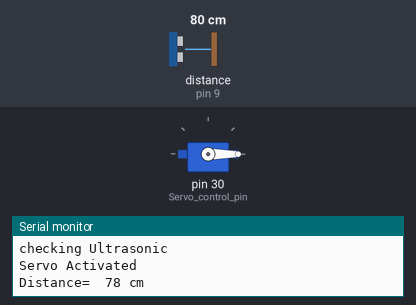
A sketch run on a simulated Arduino Mega 2560, built with avr-gcc and run on an emulated ATmega2560. Parts: servo, the last lines printed to the serial monitor. Wiring (inferred from the names in the program): ultrasonic range finder: trigger pin 10; echo pin 9. Inputs (shaded band) come from the test bench; at power-on: distance to the obstacle (sensor on pin 9) 80 cm. The echo pulse lasts 58.3 µs per cm.

Above: at 1.3 s.
1.4 s: distance to the obstacle (sensor on pin 9) set to 50 cm
3.2 s: distance to the obstacle (sensor on pin 9) set to 41 cm
At 4.6 s:
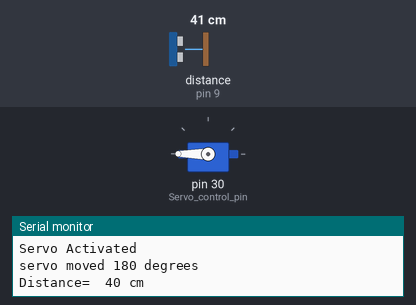
5.5 s: distance to the obstacle (sensor on pin 9) set to 33 cm
7.2 s: distance to the obstacle (sensor on pin 9) set to 28 cm
At 8.6 s:
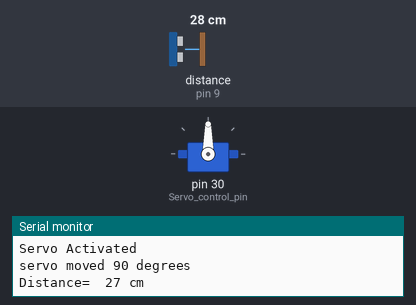
9.5 s: distance to the obstacle (sensor on pin 9) set to 17 cm
11.2 s: distance to the obstacle (sensor on pin 9) set to 14 cm
At 12.4 s:
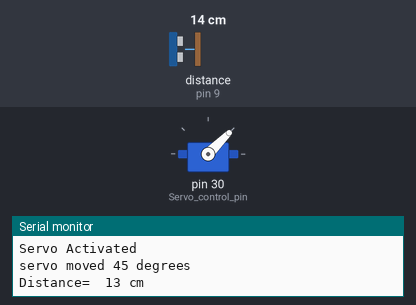
Timing chart, 0 to 14.2 s (numbered marks = the images above; inputs shaded):
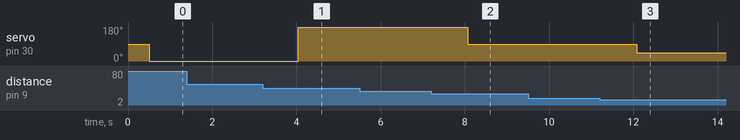

Measured:
- the behaviour switches between 46 and 45 cm on distance to the obstacle (sensor on pin 9) (found by bisection; images 0 and 1)
- the behaviour switches between 31 and 30 cm on distance to the obstacle (sensor on pin 9) (found by bisection; images 1 and 2)
- the behaviour switches between 16 and 15 cm on distance to the obstacle (sensor on pin 9) (found by bisection; images 2 and 3)
- after the input at 3.2 s, servo on pin 30 (Servo_control_pin): 0° → 180° after 0.84 s
- after the input at 7.2 s, servo on pin 30 (Servo_control_pin): 180° → 90° after 0.86 s
- after the input at 11.2 s, servo on pin 30 (Servo_control_pin): 90° → 45° after 0.89 s

The sketch:

servo_sonic.ino
```cpp
//Below lines are used for Task02 and Task03
#include <Servo.h>   //Using built-in servo library with precise PWMs, for Task02/03
Servo myservo;       //Creates an object of Servo, for Task02/03

//Variables for pins and servo position "pos"
int pos = 0;                        // variable to store the servo position in
const int Servo_control_pin = 30;   //Pin connection for Servo PWM, equivalent to PF1

const int echo = 9, Trig = 10;      //Pin connections for HC-SR04 ultrasonic, for Task02/03
const int SW2 = 17;                 //Pin number for Switch SW2, for Task02

////////////////////////////////////////////////////
//Time Update Variables for Ultrasonic Sensor, for Task03
long duration, cm;          //To measure pulse width and distance in cm, for task 03
long distance = 0;          //To return distance of object, for task 03

////////////////////////////////////////////////////
void setup()
{
  //Initialize Serial port at 115200 Baud rate here as per previous labs
  //Initialize pin modes for Trig, Echo and SW2 here as INPUT/OUTPUT as per previous labs
Serial.begin(115200);
  //Use this for Task01
  //pinMode(Servo_control_pin, OUTPUT);    //To produce PWM signal at PF1 pin for servo control without library

  //Use this for Task02/03, comment out above one
  myservo.attach(Servo_control_pin);   //Attaches the servo PWM pin on PF1 (30) using library
  pinMode(SW2, INPUT_PULLUP); //this line was not present to uncomment and so it took me a while understanding why my servo was moving
  //irrespective of my input button pressed.
  //same goes for the statements below:
  pinMode(Trig, OUTPUT);    // Trigger is output since it will send 8 pulses at 40KHz from HC-SR04
  pinMode(echo, INPUT);
}

////////////////////////////////////////////////////
void loop()
{
    //Task 01: PWM Gernation using delay functions
    //Go through servo_0_Degree(), complete servo_p90_Degree() and servo_m90_Degree() logic

     /*
    servo_0_Degree();
    delay(1000);
    servo_p90_Degree();
    delay(1000);
    servo_0_Degree();
    delay(1000);
    servo_m90_Degree();
    delay(1000);
     */


    //Task 02: Using <servo.h> library to control angular position and add SW2
    /*
      //Loop here that make servo goes from 0 degrees to 180 degrees
      if (digitalRead(SW2) == 0){
      for(pos = 0; pos < 180; pos += 1)  // goes from 0 degrees to 180 degrees
      {                                  // in steps of 1 degree
        myservo.write(pos);              // tell servo to go to position in variable 'pos'
        delay(5);                        // waits 5ms for the servo to reach the position
                //delay(10);                        // waits 5ms for the servo to reach the position
      }

      //Write a Loop here that make servo goes from 180 degrees to 0 degrees
      for(pos = 180; pos > 0; pos -= 1)  // goes from 0 degrees to 180 degrees
      {                                  // in steps of 1 degree
        myservo.write(pos);              // tell servo to go to position in variable 'pos'
        delay(5);                        // waits 5ms for the servo to reach the position
              //delay(10);                        // waits 5ms for the servo to reach the position
      } }
      if (digitalRead(SW2)!=0) {
        myservo.write(0);}
     */
    //Task 03: Interfacing servo with ultrasonic sensor

     Update_Ultra_Sonic(); //Update distance from ultrasonic sensor
     delay(500);
     Serial.print("checking Ultrasonic\n");
      Serial.print("Servo Activated\n");
//    myservo.write(0);
    //Write your logic for task03 here, use "cm" to read distance
      if (cm >= 0 && cm < 15) {
      myservo.write(45);
      Serial.print("servo moved 45 degrees\n");}
      else if (cm >= 15 && cm < 30) {
//      myservo.write(0);
      myservo.write(90);
      Serial.print("servo moved 90 degrees\n");}
      else if (cm >= 30 && cm < 45) {
//      myservo.write(0);
      myservo.write(180);
      Serial.print("servo moved 180 degrees\n");}
      else {myservo.write(0);}


}
////////////////////////////////////////////////////
void servo_0_Degree(){
    //We use delayMicroseconds() instead of delay(ms)...
    //...since delayMicroseconds() are more precise and give accurate PWM

    // Rotates servo to 0 degree, total pulse duration is 20ms
    digitalWrite(Servo_control_pin, HIGH);
    delayMicroseconds(1500); // High for 1.5ms, Duty Cycle of 7.5%
    digitalWrite(Servo_control_pin, LOW);
    delayMicroseconds(18500); // Off for remaining  18.5ms
}

void servo_p90_Degree(){
    // Rotates servo to +90 degree, total pulse duration is 20ms
    // Write your logic here for getting +90 degrees
/*    digitalWrite(Servo_control_pin, HIGH);
    delayMicroseconds(2000); // High for 2ms, Duty Cycle of 10%
    digitalWrite(Servo_control_pin, LOW);
    delayMicroseconds(18000); // Off for remaining 18ms
*/
    //I edited the code to see how accurate can I get just by using trial and error
    digitalWrite(Servo_control_pin, HIGH);
    delayMicroseconds(2500); // High for 2ms, Duty Cycle of 10%
    digitalWrite(Servo_control_pin, LOW);
    delayMicroseconds(18000); // Off for remaining 18ms

}

void servo_m90_Degree(){
    // Rotates servo to -90 degree, total pulse duration is 20ms
    // Write your logic here for getting -90 degrees
/*    digitalWrite(Servo_control_pin, HIGH);
    delayMicroseconds(1000); // High for 1ms, Duty Cycle of 5%
    digitalWrite(Servo_control_pin, LOW);
    delayMicroseconds(19000); // Off for remaining 19ms
*/
    //I edited the code to see how accurate can I get just by using trial and error
    digitalWrite(Servo_control_pin, HIGH);
    delayMicroseconds(500); // High for 1ms, Duty Cycle of 5%
    digitalWrite(Servo_control_pin, LOW);
    delayMicroseconds(19000); // Off for remaining 19ms

}
/* I KNOW THE VALUES I HAVE EDITED ARE NOT ADDING TO THE 20,000 ms, however they
give you pretty accurate results. I came up with these values by adjusted the percent error
I found while turing right, to the error I found turning left. I did it by assuming the continuous
pulse train we are giving to our servo motor. I imagnied that by leaving some portion
of the wave might just incorporate for the error we are reciveing while giving it theoretical
values, and it actually worked.*/

////////////////////////////////////////////////////
/////////DON'T CHANGE THE BELOW FUNCTIONS///////////
////////////////////////////////////////////////////

void Update_Ultra_Sonic()
{
  //Setting Trig Signal HIGH for 10us to produce burst of 8 pulses at 40KHz
  digitalWrite(Trig, LOW);
  delayMicroseconds(2);
  digitalWrite(Trig, HIGH);
  delayMicroseconds(10);
  digitalWrite(Trig, LOW);

  duration = pulseIn(echo, HIGH);   // Reads duration (microseconds) for which Echo pin reads HIGH till wave is reflected
  cm = microsecondsToCentimeters(duration); // convert the time into a distance, refer to function below

  //Sending through serial port to print on Monitor
  Serial.print("Distance=");
  Serial.print("\t");
  Serial.print(cm);
  Serial.print(" cm");
  Serial.print("\n");
}

////////////////////////////////////////////////////
long microsecondsToCentimeters(long microseconds)
{
  //Gives the distance equivalent to time taken by pulse, speed of sound 340m/s
  distance = 0.034 * microseconds;
  return distance / 2;
}
```
